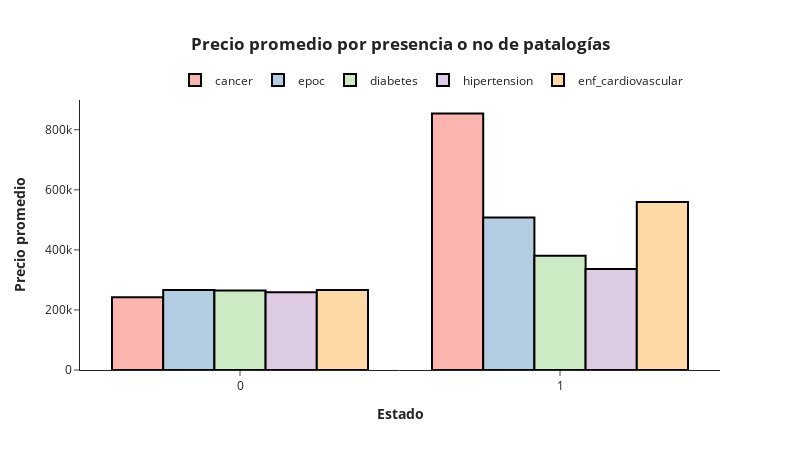

The notebook cell this image was saved under:
### Code cell
#Definir gráfica
fig=px.bar(df_c, x='estado', y=['cancer','epoc', 'diabetes', 'hipertension','enf_cardiovascular'], barmode='group', title= '<b>Precio promedio por presencia o no de patalogías<b>',  
             color_discrete_sequence=px.colors.qualitative.Pastel1, width =800, height=450)


#Agregar detalles
fig.update_layout(
    xaxis_title='<b>Estado<b>',
    yaxis_title = '<b>Precio promedio<b>',
    template='simple_white',
    title_x=0.5,
    plot_bgcolor='rgba(0,0,0,0)',
    legend_title_text='',
    
    legend=dict(
        orientation='h',
        yanchor='bottom',
        y=1.02,
        xanchor='right',
        x=0.95))

fig.update_traces(marker_line_color='#000000',
                  marker_line_width=2)

fig.show()

### Figure 1 — Plotly figure (JSON) as saved in the notebook; plotly's stock layout.template omitted (floating-point values rounded to 4 significant figures)
{"data": [{"alignmentgroup": "True", "hovertemplate": "variable=cancer<br>estado=%{x}<br>value=%{y}<extra></extra>", "legendgroup": "cancer", "marker": {"color": "rgb(251,180,174)", "line": {"color": "#000000", "width": 2}, "pattern": {"shape": ""}}, "name": "cancer", "offsetgroup": "cancer", "orientation": "v", "showlegend": true, "textposition": "auto", "type": "bar", "x": ["0", "1"], "xaxis": "x", "y": [242400.0, 854100.0], "yaxis": "y"}, {"alignmentgroup": "True", "hovertemplate": "variable=epoc<br>estado=%{x}<br>value=%{y}<extra></extra>", "legendgroup": "epoc", "marker": {"color": "rgb(179,205,227)", "line": {"color": "#000000", "width": 2}, "pattern": {"shape": ""}}, "name": "epoc", "offsetgroup": "epoc", "orientation": "v", "showlegend": true, "textposition": "auto", "type": "bar", "x": ["0", "1"], "xaxis": "x", "y": [266400.0, 507700.0], "yaxis": "y"}, {"alignmentgroup": "True", "hovertemplate": "variable=diabetes<br>estado=%{x}<br>value=%{y}<extra></extra>", "legendgroup": "diabetes", "marker": {"color": "rgb(204,235,197)", "line": {"color": "#000000", "width": 2}, "pattern": {"shape": ""}}, "name": "diabetes", "offsetgroup": "diabetes", "orientation": "v", "showlegend": true, "textposition": "auto", "type": "bar", "x": ["0", "1"], "xaxis": "x", "y": [264800.0, 380700.0], "yaxis": "y"}, {"alignmentgroup": "True", "hovertemplate": "variable=hipertension<br>estado=%{x}<br>value=%{y}<extra></extra>", "legendgroup": "hipertension", "marker": {"color": "rgb(222,203,228)", "line": {"color": "#000000", "width": 2}, "pattern": {"shape": ""}}, "name": "hipertension", "offsetgroup": "hipertension", "orientation": "v", "showlegend": true, "textposition": "auto", "type": "bar", "x": ["0", "1"], "xaxis": "x", "y": [258700.0, 336500.0], "yaxis": "y"}, {"alignmentgroup": "True", "hovertemplate": "variable=enf_cardiovascular<br>estado=%{x}<br>value=%{y}<extra></extra>", "legendgroup": "enf_cardiovascular", "marker": {"color": "rgb(254,217,166)", "line": {"color": "#000000", "width": 2}, "pattern": {"shape": ""}}, "name": "enf_cardiovascular", "offsetgroup": "enf_cardiovascular", "orientation": "v", "showlegend": true, "textposition": "auto", "type": "bar", "x": ["0", "1"], "xaxis": "x", "y": [266100.0, 559100.0], "yaxis": "y"}], "layout": {"barmode": "group", "height": 450, "legend": {"orientation": "h", "title": {"text": ""}, "tracegroupgap": 0, "x": 0.95, "xanchor": "right", "y": 1.02, "yanchor": "bottom"}, "plot_bgcolor": "rgba(0,0,0,0)", "title": {"text": "<b>Precio promedio por presencia o no de patalogías<b>", "x": 0.5}, "width": 800, "xaxis": {"anchor": "y", "domain": [0, 1], "title": {"text": "<b>Estado<b>"}}, "yaxis": {"anchor": "x", "domain": [0, 1], "title": {"text": "<b>Precio promedio<b>"}}}}
